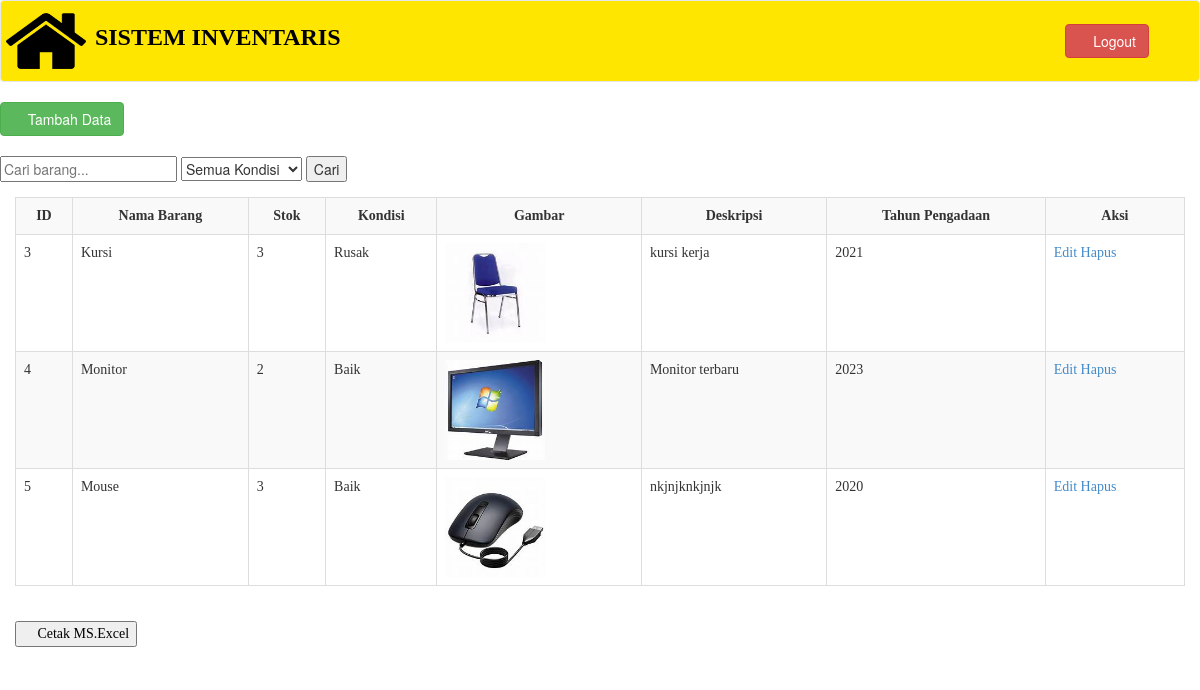
The app's page /home.php with its own data.
### tables this page shows
CREATE TABLE `barang` (
  `id` int(11) NOT NULL,
  `nama_barang` varchar(100) NOT NULL,
  `stok` int(11) NOT NULL,
  `kondisi` enum('Baik','Rusak','Perlu Perbaikan') NOT NULL,
  `gambar` varchar(255) DEFAULT NULL,
  `deskripsi` text DEFAULT NULL,
  `tahun_pengadaan` year(4) DEFAULT NULL
);

### home.php (the view, shortened to what this page needs)
<?php
include 'includes/config.php';
?>
<!DOCTYPE html>
<html xmlns="http://www.w3.org/1999/xhtml">
<head>
    <link href="assets/css/bootstrap.css" rel="stylesheet" />
    <link href="assets/css/font-awesome.css" rel="stylesheet" />
</head>
<body>
    <div id="wrapper">
        <nav class="navbar navbar-default navbar-cls-top " role="navigation" style="margin-bottom: 30;background: #FFE600;">
            <div style="display: inline-block;vertical-align: top;">
            <img src="assets/images/home.png" style="height: 70px; width:80px ;margin: 5px;" />
            <b style="font-size: x-large; color:black ; font-family: Times New Roman;">SISTEM INVENTARIS</b></div>
          <div style="color: white;
        padding: 15px 50px 5px 50px;
        float: right;
        font-size: 16px;">
          <a href="users.php"><i class="fa fa-gear" style="font-size:24px; color: black; padding-top: 14px"></i></a> &nbsp;<a href="logout.php" class="btn btn-danger square-btn-adjust" style="margin-top: -10px"><i class="fa fa-sign-out"></i> Logout</a> </div>
        </nav>
    <a href="add_barang.php"><button type="button" class="btn btn-success"><i class="fa fa-plus"></i> Tambah Data</button></a>
    <br>
    <br>
    <div>
    <form action="" method="GET" >
    <input type="text" name="search" placeholder="Cari barang..." required>
    <select name="kondisi">
        <option value="">Semua Kondisi</option>
    </select>
    <input type="submit" value="Cari">
</form>
</div>
</div>
    <div class="panel-body" style="font-family:Times New Roman ">
        <div class="table-responsive" >
            <table class="table table-striped table-bordered table-hover" id="dataTables-example">
        <tr>
            <th style="text-align: center">ID</th>
            <th style="text-align: center">Nama Barang</th>
            <th style="text-align: center">Stok</th>
            <th style="text-align: center">Kondisi</th>
            <th style="text-align: center">Gambar</th>
            <th style="text-align: center">Deskripsi</th>
            <th style="text-align: center">Tahun Pengadaan</th>
            <th style="text-align: center">Aksi</th>
        </tr>
        <?php
        $sql = "SELECT * FROM barang";
        $result = $conn->query($sql);
        if ($result->num_rows > 0) {
            while($row = $result->fetch_assoc()) {
                echo "<tr>
                        <td>{$row['id']}</td>
                        <td>{$row['nama_barang']}</td>
                        <td>{$row['stok']}</td>
                        <td>{$row['kondisi']}</td>
                        <td><img src='assets/images/{$row['gambar']}' width='100'></td>
                        <td>{$row['deskripsi']}</td>
                        <td>{$row['tahun_pengadaan']}</td>
                        <td>
                            <a href='edit_barang.php?id={$row['id']}'>Edit</a>
                            <a href='delete_barang.php?id={$row['id']}'>Hapus</a>
                        </td>
                    </tr>";
            }
        } else {
            echo "<tr><td colspan='8'>Tidak ada data</td></tr>";
        }
        ?>
    </table>
    <a href="export.php"><button class="button" style="margin-top: 15px;"><l class="fa fa-file" style="color: black;"> Cetak MS.Excel</l></button></a>
</div>
</body>
</html>

### records on screen
barang: id "3", nama_barang "Kursi", stok "3", kondisi "Rusak", gambar (picture), deskripsi "kursi kerja", tahun_pengadaan "2021"
barang: id "4", nama_barang "Monitor", stok "2", kondisi "Baik", gambar (picture), deskripsi "Monitor terbaru", tahun_pengadaan "2023"
barang: id "5", nama_barang "Mouse", stok "3", kondisi "Baik", gambar (picture), deskripsi "nkjnjknkjnjk", tahun_pengadaan "2020"
